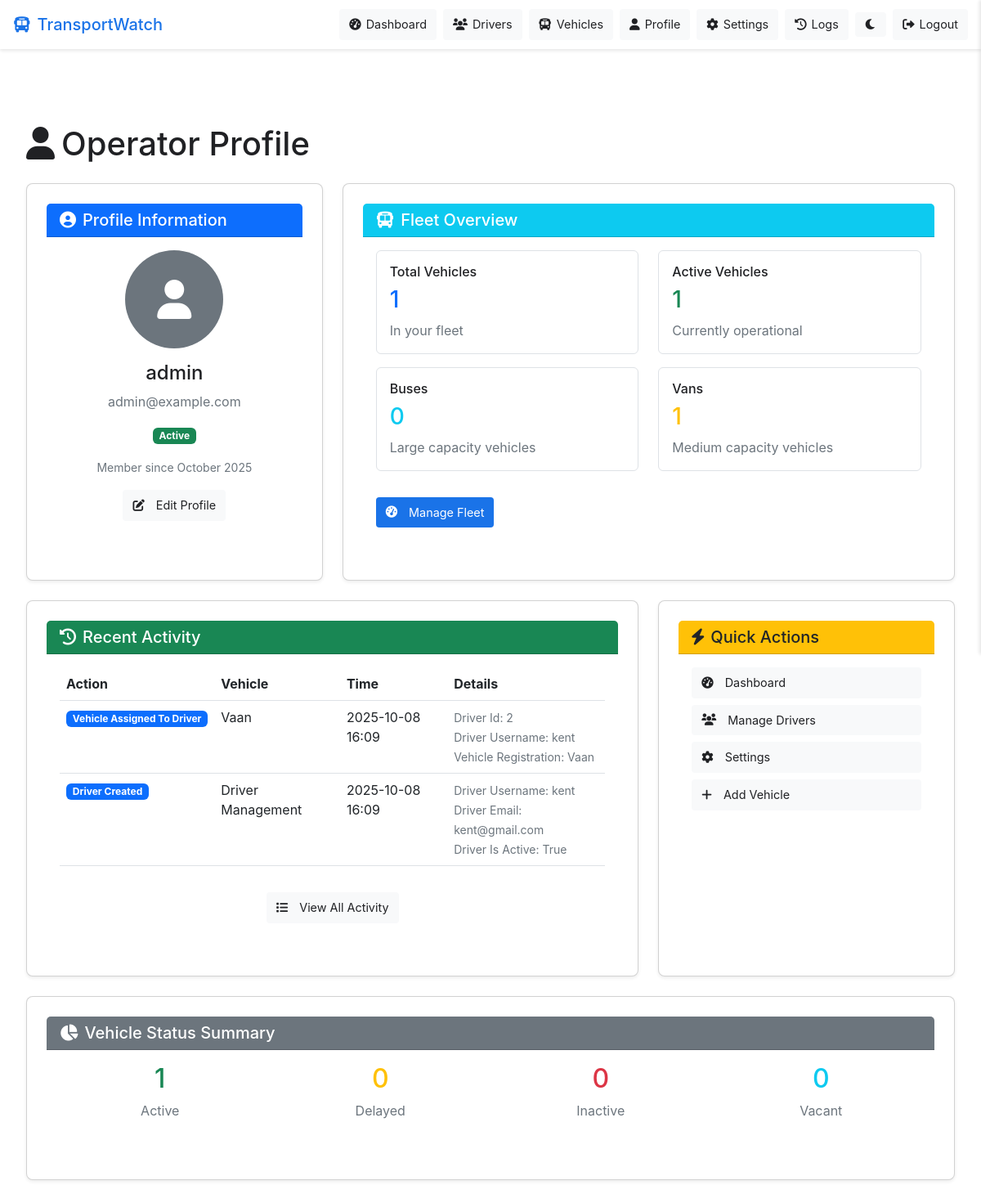
Page /operator/profile (signed in) on the earlier database version.
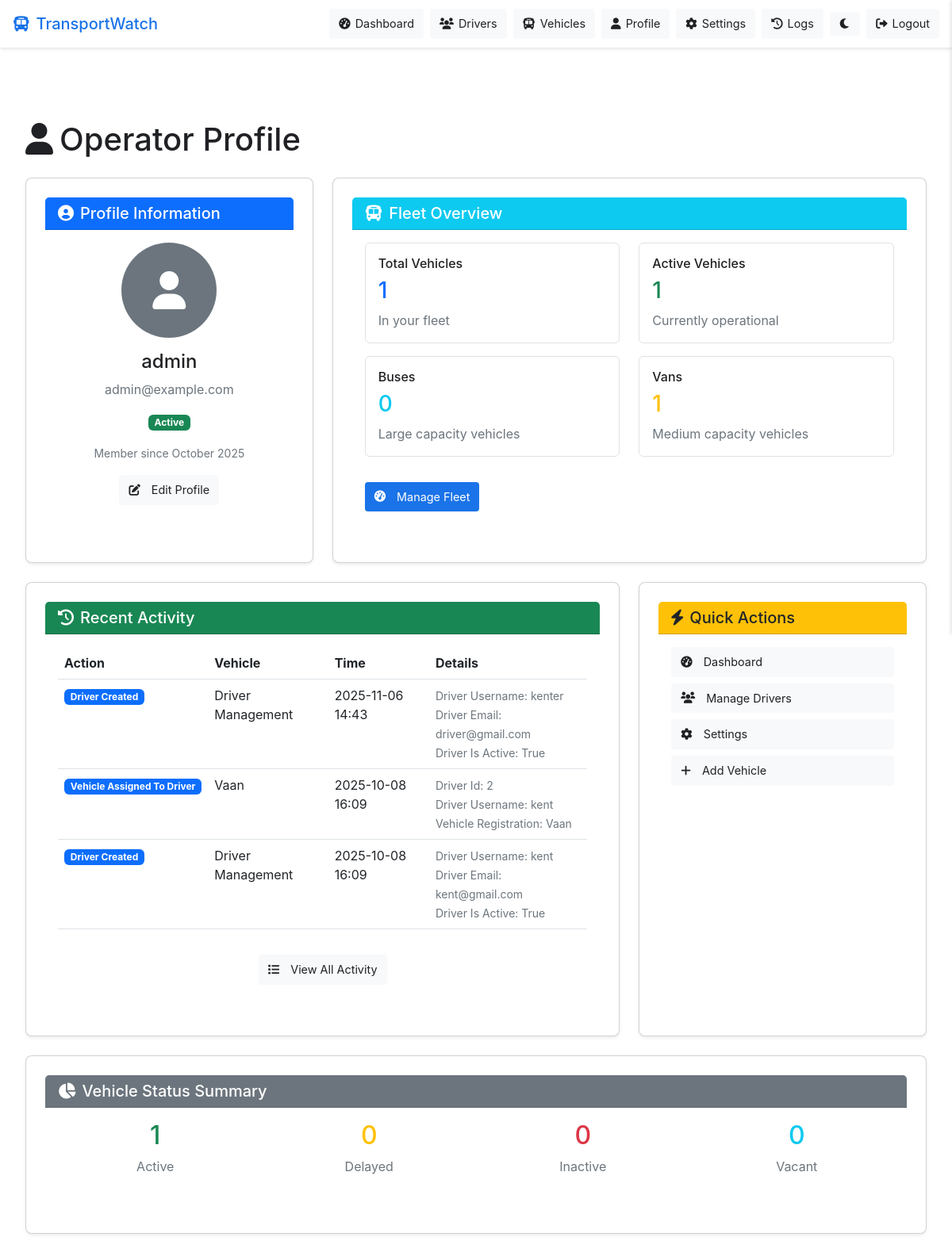
Same page on the later database version.
### models/user.py (models this page shows, shortened)
class OperatorActionLog(db.Model):
    __tablename__ = 'operator_action_logs'
    __table_args__ = {'extend_existing': True}  # Handle existing table
    id = db.Column(db.Integer, primary_key=True, autoincrement=True)
    operator_id = db.Column(db.Integer, db.ForeignKey('users.id'), nullable=False)
    action = db.Column(db.String(100), nullable=False)  # 'driver_created', 'vehicle_added', 'settings_updated', etc.
    target_type = db.Column(db.String(50), nullable=True)  # 'driver', 'vehicle', 'system', etc.
    target_id = db.Column(db.Integer, nullable=True)  # ID of the target (driver_id, vehicle_id, etc.)
    meta_data = db.Column(db.JSON, nullable=True)  # Additional data like old_value, new_value, etc.
    created_at = db.Column(db.DateTime, default=datetime.utcnow)
    operator = db.relationship('User', backref=db.backref('operator_action_logs', lazy=True))

### models/vehicle.py (models this page shows, shortened)
class Vehicle(db.Model):
    __tablename__ = 'vehicles'
    __table_args__ = {'extend_existing': True}  # Handle existing table
    id = db.Column(db.Integer, primary_key=True)
    registration_number = db.Column(db.String(20), unique=True, nullable=False)
    vehicle_type = db.Column(db.String(50), nullable=False)
    capacity = db.Column(db.Integer, nullable=False)
    status = db.Column(db.String(20), default='active')
    created_at = db.Column(db.DateTime, default=datetime.utcnow)
    occupancy_status = db.Column(db.String(20), default='empty')
    last_speed_kmh = db.Column(db.Float, default=0.0)
    current_latitude = db.Column(db.Float)
    current_longitude = db.Column(db.Float)
    last_updated = db.Column(db.DateTime, default=datetime.utcnow)
    accuracy = db.Column(db.Float, default=0.0)
    route = db.Column(db.String(100))
    route_info = db.Column(db.Text)
    owner_id = db.Column(db.Integer, db.ForeignKey('users.id'), nullable=False)
    assigned_driver_id = db.Column(db.Integer, db.ForeignKey('users.id'))
    owner = db.relationship('User', foreign_keys=[owner_id], backref='owned_vehicles')
    assigned_driver = db.relationship('User', foreign_keys=[assigned_driver_id], backref='assigned_vehicle')
    location_logs = db.relationship('LocationLog', backref='vehicle', lazy='dynamic')

### routes/operator.py (the view)
@operator_bp.route('/profile')
@login_required
def profile():
    if current_user.user_type != 'operator' and current_user.user_type != 'admin':
        flash('Access denied. Operator account required.', 'error')
        return redirect(url_for('index'))
    try:
        vehicles = Vehicle.query.filter_by(owner_id=current_user.id).all()
        for vehicle in vehicles:
            print(f"🔍 DEBUG: Vehicle {vehicle.id} - Route: {vehicle.route}, Route Info: {vehicle.route_info}")
        recent_logs = OperatorActionLog.query.filter_by(operator_id=current_user.id).order_by(OperatorActionLog.created_at.desc()).limit(10).all()
        if db.session.is_active:
            db.session.commit()
        return render_template('operator/profile.html', vehicles=vehicles, recent_logs=recent_logs)
    except Exception as e:
        print(f"❌ Error in operator profile route: {e}")
        try:
            db.session.rollback()
        except:
            pass
        return render_template('operator/profile.html', vehicles=[], recent_logs=[])

### app.py (called while the page is built)
@login_manager.user_loader
def load_user(user_id):
    return User.query.get(int(user_id))

@app.context_processor
def inject_user():
    from flask import request
    from flask_login import current_user
    if request.endpoint == 'index':
        return {}  # Return empty context for public page
    return dict(current_user=current_user)

### templates/operator/profile.html (shortened to what the changed rows need)
{% extends 'base.html' %}
{% block content %}
<div class="container">
    <div class="row">
        <div class="col-12">
            <h1 class="mb-4">
                <i class="fas fa-user me-2"></i>Operator Profile
            </h1>
        </div>
    </div>
    <div class="row">
        <div class="col-md-8 mb-4">
            <div class="card shadow-sm h-100">
                <div class="card-body">
                    {% if recent_logs %}
                        <div class="table-responsive">
                            <table class="table table-hover">
                                <thead>
                                    <tr>
                                        <th>Action</th>
                                        <th>Vehicle</th>
                                        <th>Time</th>
                                        <th>Details</th>
                                    </tr>
                                </thead>
                                <tbody>
                                    {% for log in recent_logs %}
                                        <tr>
                                            <td>
                                                <span class="badge bg-primary">{{ log.action|replace('_', ' ')|title }}</span>
                                            </td>
                                            <td>
                                                {% if log.target_type == 'vehicle' and log.target_id %}
                                                    {% set vehicle = vehicles|selectattr('id', 'equalto', log.target_id)|first %}
                                                    {% if vehicle %}
                                                        {{ vehicle.registration_number }}
                                                    {% else %}
                                                        Unknown Vehicle
                                                    {% endif %}
                                                {% elif log.target_type == 'driver' %}
                                                    Driver Management
                                                {% elif log.target_type == 'system' %}
                                                    System
                                                {% else %}
                                                    N/A
                                                {% endif %}
                                            </td>
                                            <td>{{ log.created_at.strftime('%Y-%m-%d %H:%M') }}</td>
                                            <td>
                                                <small class="text-muted">
                                                    {% if log.meta_data %}
                                                        {% for key, value in log.meta_data.items() %}
                                                            {% if key != 'timestamp' %}
                                                                {{ key|replace('_', ' ')|title }}: {{ value }}<br>
                                                            {% endif %}
                                                        {% endfor %}
                                                    {% endif %}
                                                </small>
                                            </td>
                                        </tr>
                                    {% endfor %}
                                </tbody>
                            </table>
                        </div>
                    {% else %}
                        <div class="alert alert-info">
                            <i class="fas fa-info-circle me-2"></i>
                            No recent activity to display.
                        </div>
                    {% endif %}
                </div>
            </div>
        </div>
    </div>
</div>
{% endblock %}

Differences in the rows shown:
added OperatorActionLog: action "Driver Created", target_type "Driver Management", created_at "2025-11-06 14:43", meta_data "Driver Username" "Driver Email" "Driver Is Active", meta_data "kenter" "driver@gmail.com" "True"
